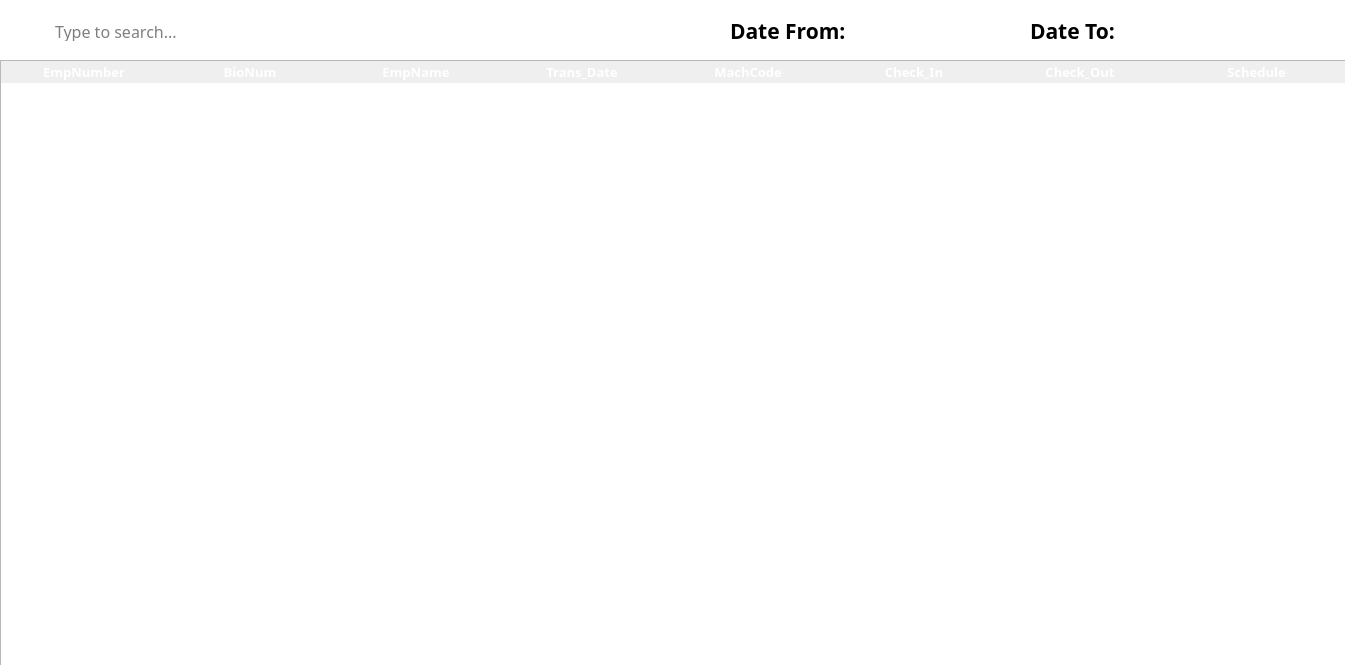
<?xml version="1.0" encoding="UTF-8"?>
<ui version="4.0">
 <class>Dialog</class>
 <widget class="QDialog" name="Dialog">
  <property name="geometry">
   <rect>
    <x>0</x>
    <y>0</y>
    <width>1345</width>
    <height>665</height>
   </rect>
  </property>
  <property name="windowTitle">
   <string>Timecard</string>
  </property>
  <property name="styleSheet">
   <string notr="true">#Dialog{
	background-color: white;
}

#btnCheckSched {
	background-color: &quot;#344273&quot;;
	color: white;
	border-radius: 5px;
}</string>
  </property>
  <widget class="QTableWidget" name="TimeListTable">
   <property name="geometry">
    <rect>
     <x>0</x>
     <y>60</y>
     <width>1351</width>
     <height>610</height>
    </rect>
   </property>
   <property name="sizePolicy">
    <sizepolicy hsizetype="Fixed" vsizetype="Fixed">
     <horstretch>0</horstretch>
     <verstretch>0</verstretch>
    </sizepolicy>
   </property>
   <property name="font">
    <font>
     <family>Poppins SemiBold</family>
     <pointsize>10</pointsize>
     <weight>75</weight>
     <bold>true</bold>
    </font>
   </property>
   <property name="focusPolicy">
    <enum>Qt::ClickFocus</enum>
   </property>
   <property name="contextMenuPolicy">
    <enum>Qt::DefaultContextMenu</enum>
   </property>
   <property name="styleSheet">
    <string notr="true">/* Header Design */

QHeaderView::section {
	font-family: Poppins;
	font-weight: bold;
	font-size: 13px;
	color: white;
	background-color: &quot;#344273&quot;;
	border: none;
}

/* Style for the selected row */
QTableView::item:selected:active {
	 selection-background-color: &quot;#9DADDF&quot;;
}

/* Style for the alternate row */
QTableWidget {
	alternate-background-color: &quot;#DDDDDD&quot;;
}</string>
   </property>
   <property name="horizontalScrollBarPolicy">
    <enum>Qt::ScrollBarAsNeeded</enum>
   </property>
   <property name="sizeAdjustPolicy">
    <enum>QAbstractScrollArea::AdjustIgnored</enum>
   </property>
   <property name="editTriggers">
    <set>QAbstractItemView::NoEditTriggers</set>
   </property>
   <property name="tabKeyNavigation">
    <bool>false</bool>
   </property>
   <property name="showDropIndicator" stdset="0">
    <bool>false</bool>
   </property>
   <property name="dragDropOverwriteMode">
    <bool>false</bool>
   </property>
   <property name="alternatingRowColors">
    <bool>true</bool>
   </property>
   <property name="selectionMode">
    <enum>QAbstractItemView::SingleSelection</enum>
   </property>
   <property name="selectionBehavior">
    <enum>QAbstractItemView::SelectRows</enum>
   </property>
   <property name="textElideMode">
    <enum>Qt::ElideRight</enum>
   </property>
   <property name="showGrid">
    <bool>false</bool>
   </property>
   <property name="gridStyle">
    <enum>Qt::SolidLine</enum>
   </property>
   <property name="cornerButtonEnabled">
    <bool>false</bool>
   </property>
   <property name="columnCount">
    <number>8</number>
   </property>
   <attribute name="horizontalHeaderVisible">
    <bool>true</bool>
   </attribute>
   <attribute name="horizontalHeaderCascadingSectionResizes">
    <bool>true</bool>
   </attribute>
   <attribute name="horizontalHeaderMinimumSectionSize">
    <number>50</number>
   </attribute>
   <attribute name="horizontalHeaderDefaultSectionSize">
    <number>166</number>
   </attribute>
   <attribute name="horizontalHeaderHighlightSections">
    <bool>true</bool>
   </attribute>
   <attribute name="horizontalHeaderShowSortIndicator" stdset="0">
    <bool>false</bool>
   </attribute>
   <attribute name="horizontalHeaderStretchLastSection">
    <bool>true</bool>
   </attribute>
   <attribute name="verticalHeaderVisible">
    <bool>false</bool>
   </attribute>
   <attribute name="verticalHeaderDefaultSectionSize">
    <number>31</number>
   </attribute>
   <attribute name="verticalHeaderHighlightSections">
    <bool>false</bool>
   </attribute>
   <column>
    <property name="text">
     <string>EmpNumber</string>
    </property>
   </column>
   <column>
    <property name="text">
     <string>BioNum</string>
    </property>
   </column>
   <column>
    <property name="text">
     <string>EmpName</string>
    </property>
    <property name="font">
     <font>
      <pointsize>8</pointsize>
     </font>
    </property>
   </column>
   <column>
    <property name="text">
     <string>Trans_Date</string>
    </property>
   </column>
   <column>
    <property name="text">
     <string>MachCode</string>
    </property>
   </column>
   <column>
    <property name="text">
     <string>Check_In</string>
    </property>
   </column>
   <column>
    <property name="text">
     <string>Check_Out</string>
    </property>
   </column>
   <column>
    <property name="text">
     <string>Schedule</string>
    </property>
   </column>
  </widget>
  <widget class="QFrame" name="searchBar">
   <property name="geometry">
    <rect>
     <x>10</x>
     <y>10</y>
     <width>361</width>
     <height>41</height>
    </rect>
   </property>
   <property name="focusPolicy">
    <enum>Qt::StrongFocus</enum>
   </property>
   <property name="styleSheet">
    <string notr="true">#searchBar{
	border: 1px solid &quot;#344273&quot;;
	border-radius: 3px; 
}</string>
   </property>
   <property name="frameShape">
    <enum>QFrame::StyledPanel</enum>
   </property>
   <property name="frameShadow">
    <enum>QFrame::Raised</enum>
   </property>
   <widget class="QLineEdit" name="txtSearch">
    <property name="geometry">
     <rect>
      <x>43</x>
      <y>10</y>
      <width>301</width>
      <height>21</height>
     </rect>
    </property>
    <property name="font">
     <font>
      <family>Poppins</family>
      <pointsize>12</pointsize>
     </font>
    </property>
    <property name="focusPolicy">
     <enum>Qt::ClickFocus</enum>
    </property>
    <property name="styleSheet">
     <string notr="true">#txtSearch{

}</string>
    </property>
    <property name="text">
     <string/>
    </property>
    <property name="frame">
     <bool>false</bool>
    </property>
    <property name="placeholderText">
     <string>Type to search...</string>
    </property>
   </widget>
   <widget class="QLabel" name="searchIcon">
    <property name="geometry">
     <rect>
      <x>10</x>
      <y>10</y>
      <width>31</width>
      <height>21</height>
     </rect>
    </property>
    <property name="styleSheet">
     <string notr="true">#searchIcon{
	background-color: white;
}</string>
    </property>
    <property name="text">
     <string/>
    </property>
    <property name="pixmap">
     <pixmap>../../FILE201/Resources/Icons/search.svg</pixmap>
    </property>
    <property name="scaledContents">
     <bool>false</bool>
    </property>
    <property name="alignment">
     <set>Qt::AlignCenter</set>
    </property>
   </widget>
  </widget>
  <widget class="QLabel" name="lblDateFrom">
   <property name="geometry">
    <rect>
     <x>730</x>
     <y>20</y>
     <width>121</width>
     <height>21</height>
    </rect>
   </property>
   <property name="font">
    <font>
     <family>Poppins</family>
     <pointsize>16</pointsize>
     <weight>75</weight>
     <bold>true</bold>
    </font>
   </property>
   <property name="text">
    <string>Date From:</string>
   </property>
  </widget>
  <widget class="QLabel" name="lblDateTo">
   <property name="geometry">
    <rect>
     <x>1030</x>
     <y>20</y>
     <width>91</width>
     <height>21</height>
    </rect>
   </property>
   <property name="font">
    <font>
     <family>Poppins</family>
     <pointsize>16</pointsize>
     <weight>75</weight>
     <bold>true</bold>
    </font>
   </property>
   <property name="text">
    <string>Date To:</string>
   </property>
  </widget>
  <widget class="QLabel" name="lblFrom">
   <property name="geometry">
    <rect>
     <x>850</x>
     <y>20</y>
     <width>181</width>
     <height>21</height>
    </rect>
   </property>
   <property name="font">
    <font>
     <family>Poppins</family>
     <pointsize>12</pointsize>
     <weight>50</weight>
     <bold>false</bold>
    </font>
   </property>
   <property name="text">
    <string/>
   </property>
   <property name="alignment">
    <set>Qt::AlignCenter</set>
   </property>
  </widget>
  <widget class="QLabel" name="lblTo">
   <property name="geometry">
    <rect>
     <x>1120</x>
     <y>20</y>
     <width>181</width>
     <height>21</height>
    </rect>
   </property>
   <property name="font">
    <font>
     <family>Poppins</family>
     <pointsize>12</pointsize>
     <weight>50</weight>
     <bold>false</bold>
    </font>
   </property>
   <property name="text">
    <string/>
   </property>
   <property name="alignment">
    <set>Qt::AlignCenter</set>
   </property>
  </widget>
  <widget class="QPushButton" name="btnCheckSched">
   <property name="geometry">
    <rect>
     <x>410</x>
     <y>10</y>
     <width>171</width>
     <height>41</height>
    </rect>
   </property>
   <property name="font">
    <font>
     <family>Poppins</family>
     <pointsize>12</pointsize>
     <weight>75</weight>
     <bold>true</bold>
    </font>
   </property>
   <property name="cursor">
    <cursorShape>PointingHandCursor</cursorShape>
   </property>
   <property name="styleSheet">
    <string notr="true"/>
   </property>
   <property name="text">
    <string>Check Schedule</string>
   </property>
   <property name="iconSize">
    <size>
     <width>22</width>
     <height>22</height>
    </size>
   </property>
  </widget>
 </widget>
 <resources/>
 <connections/>
</ui>
